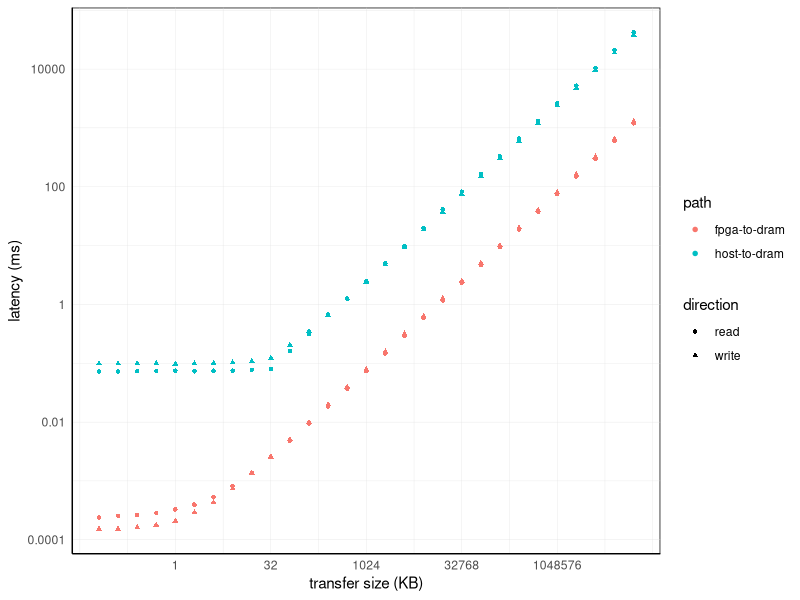
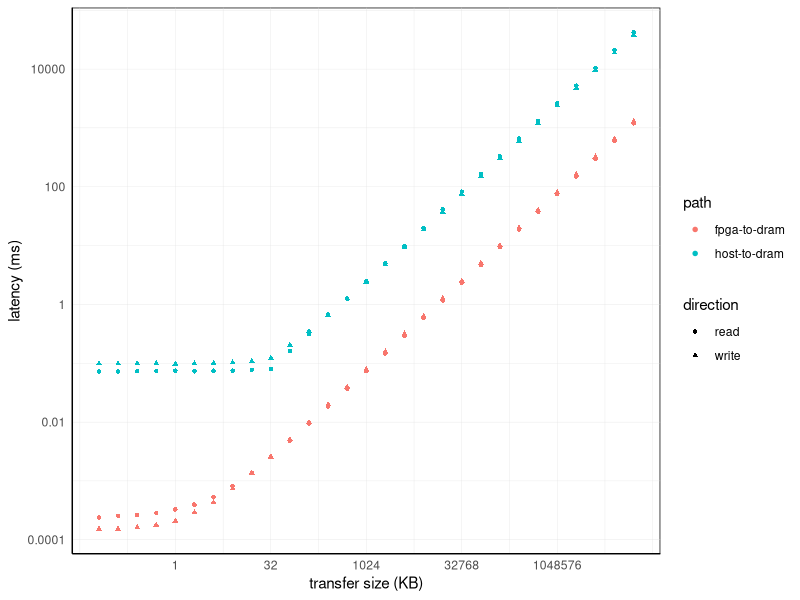

Recreate these plots in R, in order.
#
#	cl_dram_perf.r
#
#	@author Tommy Jung
#

library(ggplot2)
data <- read.csv(file="./cl_dram_perf.csv", header=FALSE, sep=",")
names(data) <- c("path", "direction", "burst_len", "average", "stdev")
data$average <- ifelse(data$path=="cl", data$average-vled_latency-vdip_latency, data$average)
data$transfer_size <- data$burst_len*64

q <- ggplot(data, aes(x=transfer_size,y=average,color=path,shape=direction)) +
  geom_point(size = 1.2, alpha=1) +
  labs(x="transfer size (KB)", y="latency (ms)") + 
  scale_x_continuous(trans='log2',
                     breaks=c(2^10, 2^15, 2^20, 2^25, 2^30),
                     label=c("1", "32", "1024", "32768", "1048576")) + 
  scale_y_continuous(trans='log10',
                     breaks=c(0.0001, 0.01, 1, 100, 10000),
                     label=c('0.0001', '0.01', '1', '100', '10000')) +
  theme_minimal() +
  theme(axis.line.x=element_line(color="black"),
        axis.line.y=element_line(color="black"),
        panel.background=element_rect(fill="#ffffff"),
        panel.grid.major=element_line(size=0.1,linetype='solid',colour="#dddddd"), 
        panel.grid.minor=element_line(size=0.1,linetype='solid',colour="#dddddd"))

q

ggsave("cl_dram_perf.png", width = 8.11*1.5, height = 5.82*1.5)